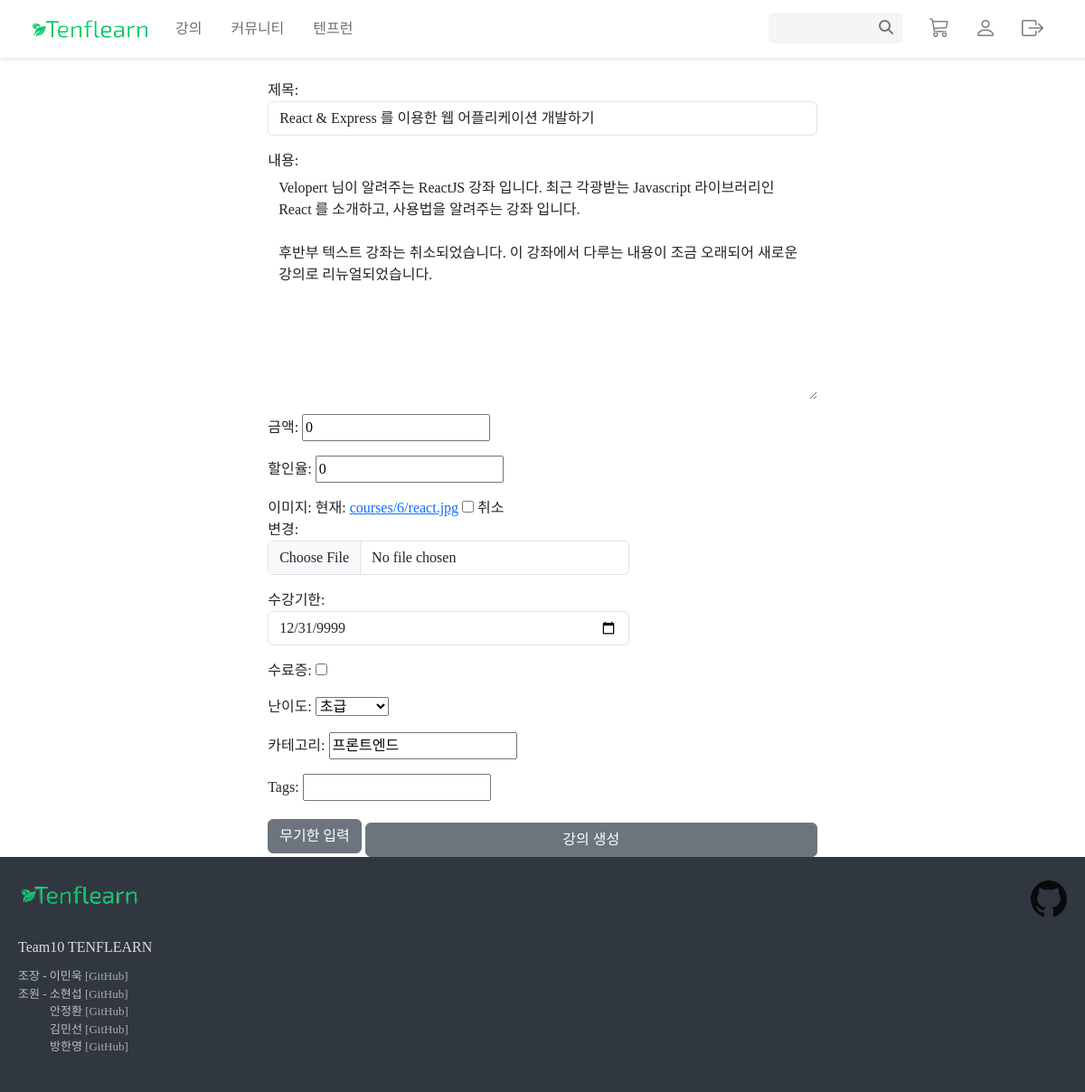
/course/16/update/ (signed in), run on the app's committed database.
### courses/models.py (models this page shows, shortened)
class Course(models.Model):
    user = models.ForeignKey(settings.AUTH_USER_MODEL, on_delete=models.CASCADE)
    enrolment_users = models.ManyToManyField(settings.AUTH_USER_MODEL, related_name='enrolment_courses', blank=True)
    cart_users = models.ManyToManyField(settings.AUTH_USER_MODEL, related_name='cart_courses', blank=True)
    category = models.CharField(max_length=100)
    title = models.CharField(max_length=100)
    content = models.TextField()
    star = models.DecimalField(default=0, max_digits=5, decimal_places=1)
    price = models.IntegerField(default=0)
    discount_rate = models.IntegerField(default=0)
    discounted_price = models.IntegerField()
    def course_image_path(instance, filename):
        return f'courses/{instance.user.pk}/{filename}'
    image = ProcessedImageField(
        upload_to=course_image_path,
        processors=[ResizeToFill(473,308)],
        format='JPEG',
        options={'quality' : 100},
        blank=True,
        null=True,
    )
    expired_date = models.DateField()
    level_Choices = (('level1','입문'),('level2','초급'),('level3','중급이상'))
    level = models.CharField(max_length=20, choices=level_Choices)
    certificates = models.BooleanField()
    created_at = models.DateTimeField(auto_now_add=True)
    tags = TaggableManager()

### courses/views.py (the view)
# urls.py: path("update/", views.update, name="update"),
@login_required
def update(request, course_pk):
    course = Course.objects.get(pk=course_pk)
    if request.user == course.user:
        if request.method == "POST":
            form = CoursesForm(request.POST, request.FILES, instance=course)
            if form.is_valid():
                form.save()
                return redirect("courses:detail", course.pk)
        else:
            form = CoursesForm(instance=course)
    else:
        return redirect("courses:index")
    context = {
        "course": course,
        "form": form,
    }
    return render(request, "courses/course_update.html", context)

### courses/templates/courses/course_update.html (shortened to what this page needs)
{% extends 'base.html' %}
{% block content %}
<div class="d-flex justify-content-center">
  <form action="{% url 'courses:update' course.pk %}" method="post" enctype="multipart/form-data">
    <div class="mt-4">
      {{ form.as_p }}
    </div>
    <button type="button" class="btn btn-secondary" id="set-expired-date-btn">무기한 입력</button>
    <input type="submit" class="btn btn-secondary mt-2" style="width: 500px;" value="강의 생성">
  </form>
</div>
{% endblock content %}

### data on the page
Course: title "React & Express 를 이용한 웹 어플리케이션 개발하기", content "Velopert 님이 알려주는 ReactJS 강좌 입니다. 최근 각광받는 Javascript 라이브러리인 React 를 소개하고, 사용법을 알려주는 강좌 입니다. 후반부 텍스트 강좌는 취소되었습니다. 이 강좌에서 다루는 내용이 조금 오래되어 새로운 강의로 리뉴얼되었습니다.", price "0", discount_rate "0", expired_date "12/31/9999", level "초급", category "프론트엔드"
